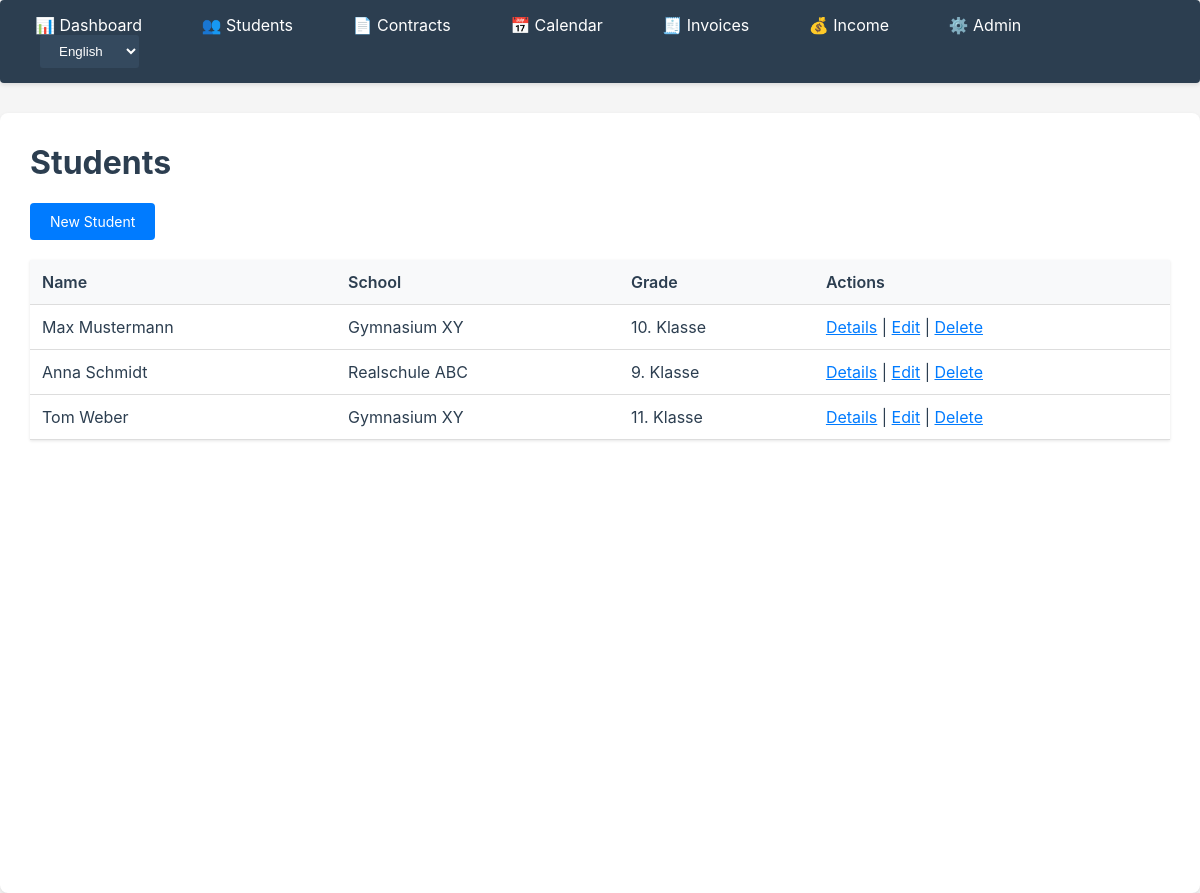
/students/, run on an earlier commit of the app's database.
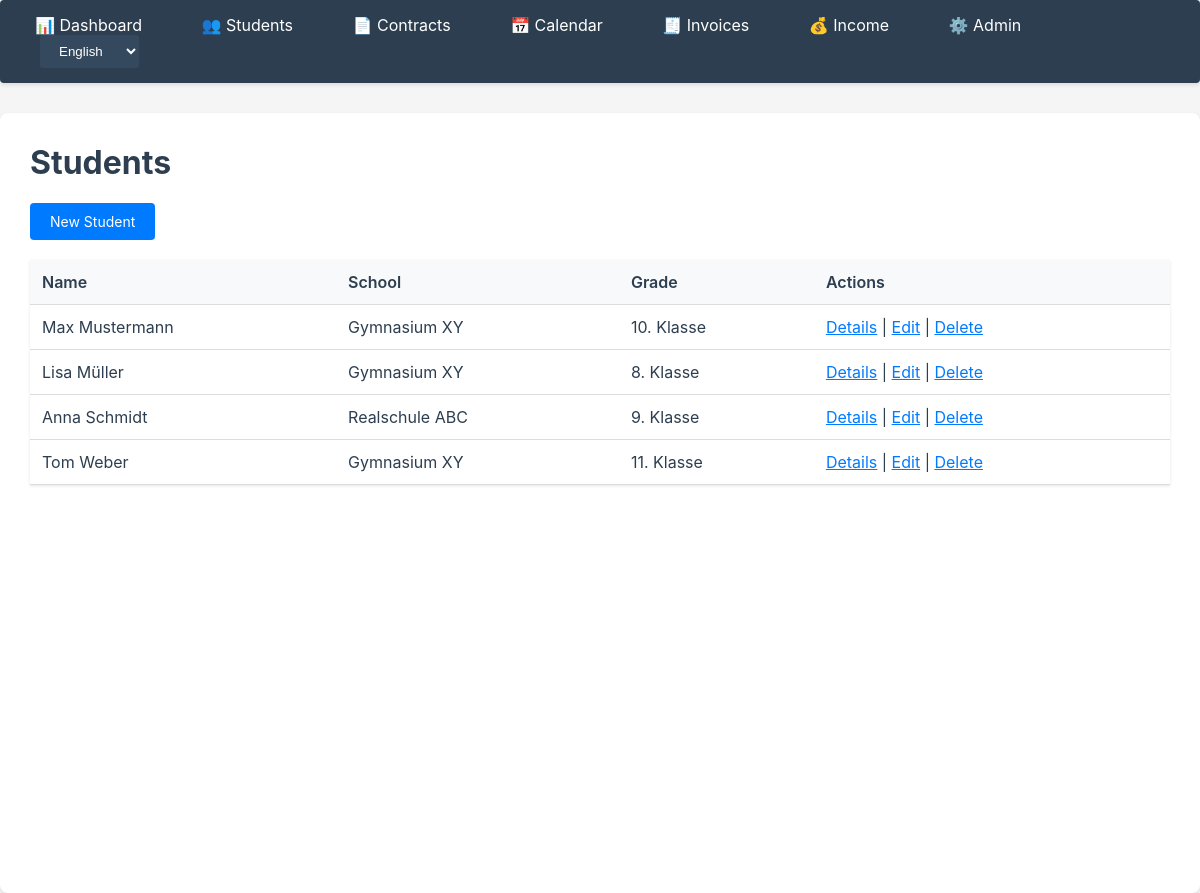
And on a later commit of the database.
### apps/students/models.py (models this page shows, shortened)
class Student(models.Model):
    first_name = models.CharField(max_length=100)
    last_name = models.CharField(max_length=100)
    email = models.EmailField(blank=True, null=True)
    phone = models.CharField(max_length=20, blank=True, null=True)
    school = models.CharField(
        max_length=200,
        blank=True,
        null=True,
        help_text=_("School name")
    )
    grade = models.CharField(
        max_length=50,
        blank=True,
        null=True,
        help_text=_("Grade/Level (e.g., '10th grade', 'Q1')")
    )
    subjects = models.CharField(
        max_length=500,
        blank=True,
        null=True,
        help_text=_("Subjects (comma-separated, e.g., 'Math, German, English')")
    )
    notes = models.TextField(
        blank=True,
        null=True,
        help_text=_("Additional notes about the student")
    )
    created_at = models.DateTimeField(auto_now_add=True)
    updated_at = models.DateTimeField(auto_now=True)
    class Meta:
        ordering = ['last_name', 'first_name']
        verbose_name = _('Student')
        verbose_name_plural = _('Students')
    @property
    def full_name(self):
        return f"{self.first_name} {self.last_name}"

### apps/students/views.py (the view)
# urls.py: path('', views.StudentListView.as_view(), name='list'),
class StudentListView(ListView):
    model = Student
    template_name = 'students/student_list.html'
    context_object_name = 'students'
    paginate_by = 20

### apps/students/templates/students/student_list.html (shortened to what this page needs)
{% extends 'core/base.html' %}
{% load i18n %}
{% block content %}
<h1>{% trans "Students" %}</h1>
<a href="{% url 'students:create' %}" class="btn">{% trans "New Student" %}</a>
<table>
    <thead>
        <tr>
            <th>{% trans "Name" %}</th>
            <th>{% trans "School" %}</th>
            <th>{% trans "Grade" %}</th>
            <th>{% trans "Actions" %}</th>
        </tr>
    </thead>
    <tbody>
        {% for student in students %}
        <tr>
            <td>{{ student.full_name }}</td>
            <td>{{ student.school|default:"-" }}</td>
            <td>{{ student.grade|default:"-" }}</td>
            <td>
                <a href="{% url 'students:detail' student.pk %}">{% trans "Details" %}</a> |
                <a href="{% url 'students:update' student.pk %}">{% trans "Edit" %}</a> |
                <a href="{% url 'students:delete' student.pk %}">{% trans "Delete" %}</a>
            </td>
        </tr>
        {% empty %}
        <tr><td colspan="4">{% trans "No students available." %}</td></tr>
        {% endfor %}
    </tbody>
</table>
{% endblock %}

What changed in the data, as far as the page shows it:
added Student: full_name "Lisa Müller", school "Gymnasium XY", grade "8. Klasse"
